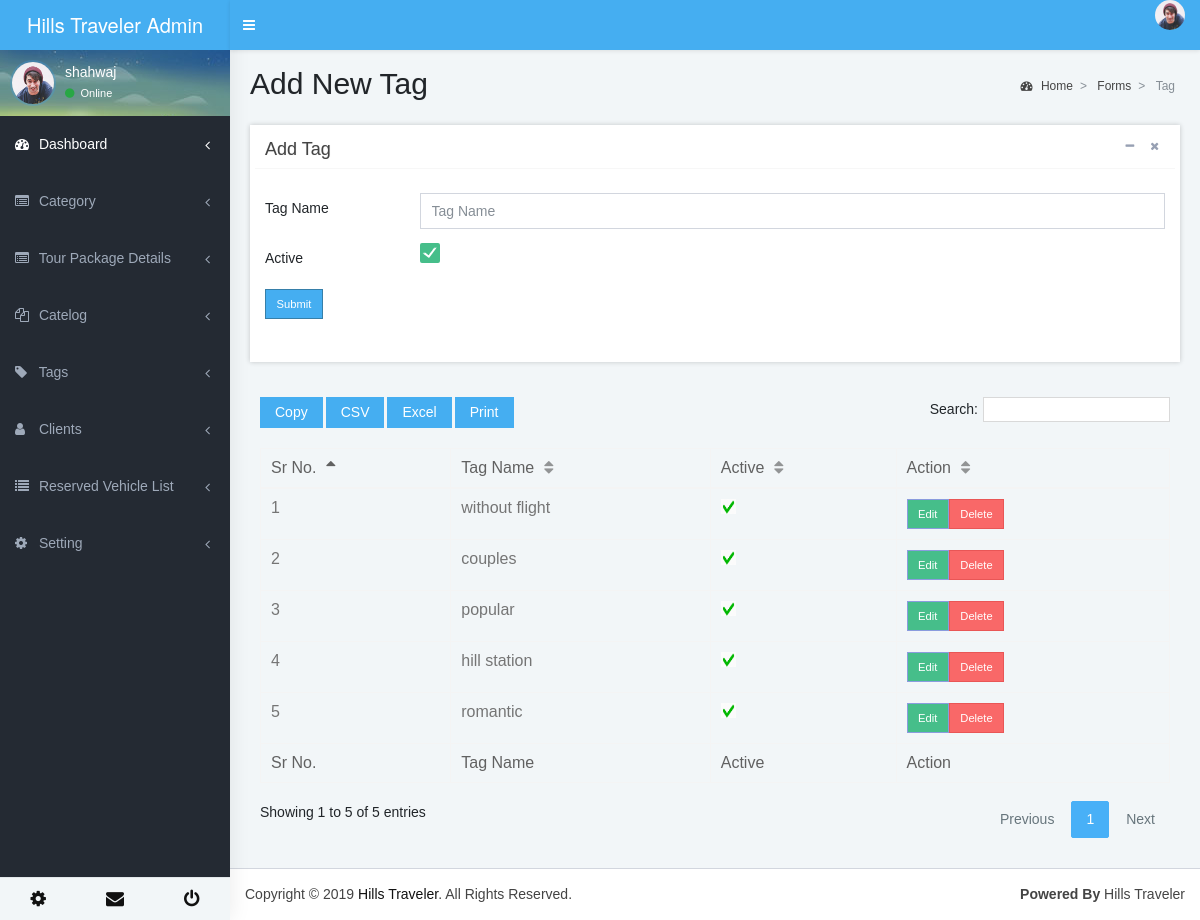
The page /main/?route=tag (signed in) on the database its author committed.
### tables this page shows
CREATE TABLE `tag` (
  `ID` int(11) NOT NULL,
  `name` varchar(100) NOT NULL,
  `slug` varchar(100) NOT NULL,
  `active` tinyint(4) NOT NULL,
  `u_date` datetime NOT NULL,
  `e_date` datetime NOT NULL,
  `dataset` longtext NOT NULL
);

### main/controller/dbclass.php (called while the page is built, shortened)
<?php
class dbclass {
	public function SelectQry($qry,$con)
	{
		$res=mysqli_query($con,$qry);
		return $res;
	}
}
?>

### main/view/tag.php (the view, shortened to what this page needs)
<?php
$db=new dbclass();
$con=$db->Connection();
if($SesUserType==1)
{
	$name1=isset($_REQUEST["name"])?$_REQUEST["name"]:"";
	$name = strtolower($name1);
}
	$qry="Select * FROM tag order by e_date DESC;";
	$res=$db->SelectQry($qry,$con);
	$Rows2 = mysqli_num_rows($res);
	$all_cat=array();
	if($Rows2 >0)
	{
		$i=0;
		while($get_allcat =mysqli_fetch_assoc($res))
		{
		$all_cat[$i++]=$get_allcat;
		}
	}
?>
  <div class="content-wrapper">
    <section class="content-header">
      <h1>
       Add New Tag
      </h1>
      <ol class="breadcrumb">
        <li class="breadcrumb-item"><a href="#"><i class="fa fa-dashboard"></i> Home</a></li>
        <li class="breadcrumb-item"><a href="#">Forms</a></li>
        <li class="breadcrumb-item active">Tag</li>
      </ol>
    </section>
    <section class="content">
      <div class="box box-default">
        <div class="box-header with-border">
          <h3 class="box-title">Add Tag</h3>
          <div class="box-tools pull-right">
            <button type="button" class="btn btn-box-tool" data-widget="collapse"><i class="fa fa-minus"></i></button>
            <button type="button" class="btn btn-box-tool" data-widget="remove"><i class="fa fa-remove"></i></button>
          </div>
        </div>
		<form name="c_form" method="post" enctype="multipart/form-data">
        <div class="box-body">
          <div class="row">
            <div class="col-12">
            	<div class="form-group row">
				  <label for="example-text-input" class="col-sm-2 col-form-label">Tag Name</label>
				  <div class="col-sm-10">
					<input class="form-control" placeholder="Tag Name" type="text" value="<?=$name;?>" id="name" name="name">
				  </div>
				</div>
				<div class="form-group row">
				  <label for="example-text-input" class="col-sm-2 col-form-label">Active</label>
				  <div class="col-sm-10">
					<label for="active"></label>
				  </div>
				</div>
				<div class="form-group row">
				  <div class="col-sm-8">
					<input class="btn btn-primary" type="submit" value="Submit" id="submit" name="submit">
				  </div>
				</div>
            </div>
          </div>
        </div>
		</form>
      </div>
     <div class="box-body">
              <table id="example" class="table table-bordered table-hover display nowrap margin-top-10 table-responsive">
				<thead>
					<tr>
						<th>Sr No.</th>
						<th>Tag Name</th>
						<th>Active</th>
						<th>Action</th>
					</tr>
				</thead>
				<tbody>
				<?php
					for($i=1;$i<count($all_cat);$i++)
					{
				?>
					<tr>
						<td><?=$i ;?></td>
						<td><?=$all_cat[$i]["name"]?></td>
						<td><?php
						if($all_cat[$i]["active"]==1)
						{
							echo '<img height="15" width="15" src="uploads/images/yes.png">';
						}else{
							echo '<img height="15" width="15" src="uploads/images/cross.png">';
						}
						$all_cat[$i]["active"]?></td>
						<td><a href="?route=<?=$PageRoute?>&ed=<?=$all_cat[$i]["ID"];?>" class="btn btn-success">Edit</a><a href="?route=<?=$PageRoute?>&del=<?=$all_cat[$i]["ID"];?>" class="btn btn-danger">Delete</a></td>
					</tr>
				<?php } ?>
				</tbody>
				<tfoot>
					<tr>
						<th>Sr No.</th>
						<th>Tag Name</th>
						<th>Active</th>
						<th>Action</th>
					</tr>
				</tfoot>
			</table>
            </div>
    </section>
  </div>
</body>
</html>

### main/css/skins/_all-skins.css (style rules this page uses)
.skin-blue .content-header { background: #f2f6f8; }
.skin-blue .content { background: #f2f6f8; }

### rows shown on the page
tag: name "without flight", active 1 (drawn)
tag: name "couples", active 1 (drawn)
tag: name "popular", active 1 (drawn)
tag: name "hill station", active 1 (drawn)
tag: name "romantic", active 1 (drawn)

### other values the page prints
$_SESSION["ADMData"]['name'] "shahwaj"
